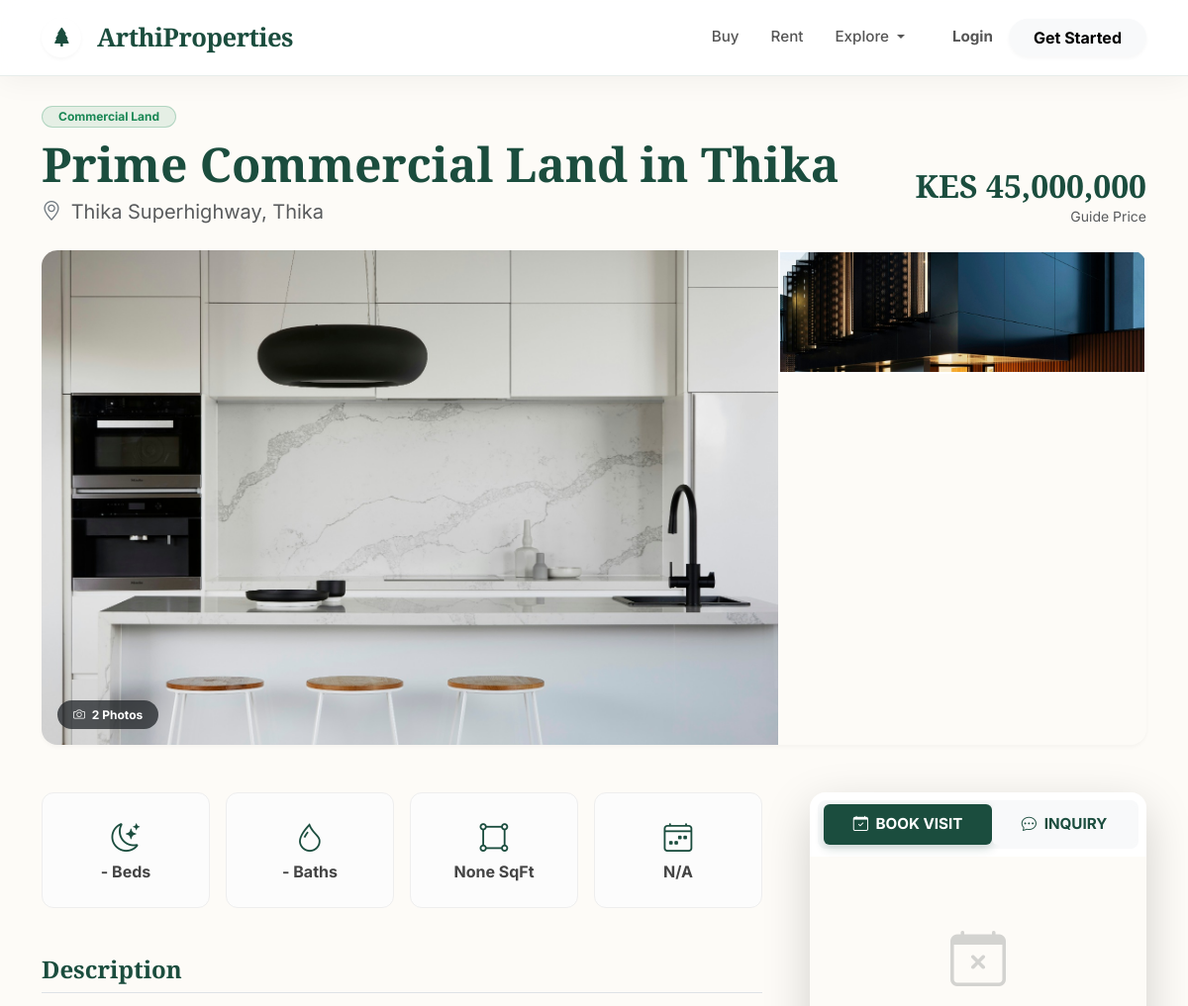
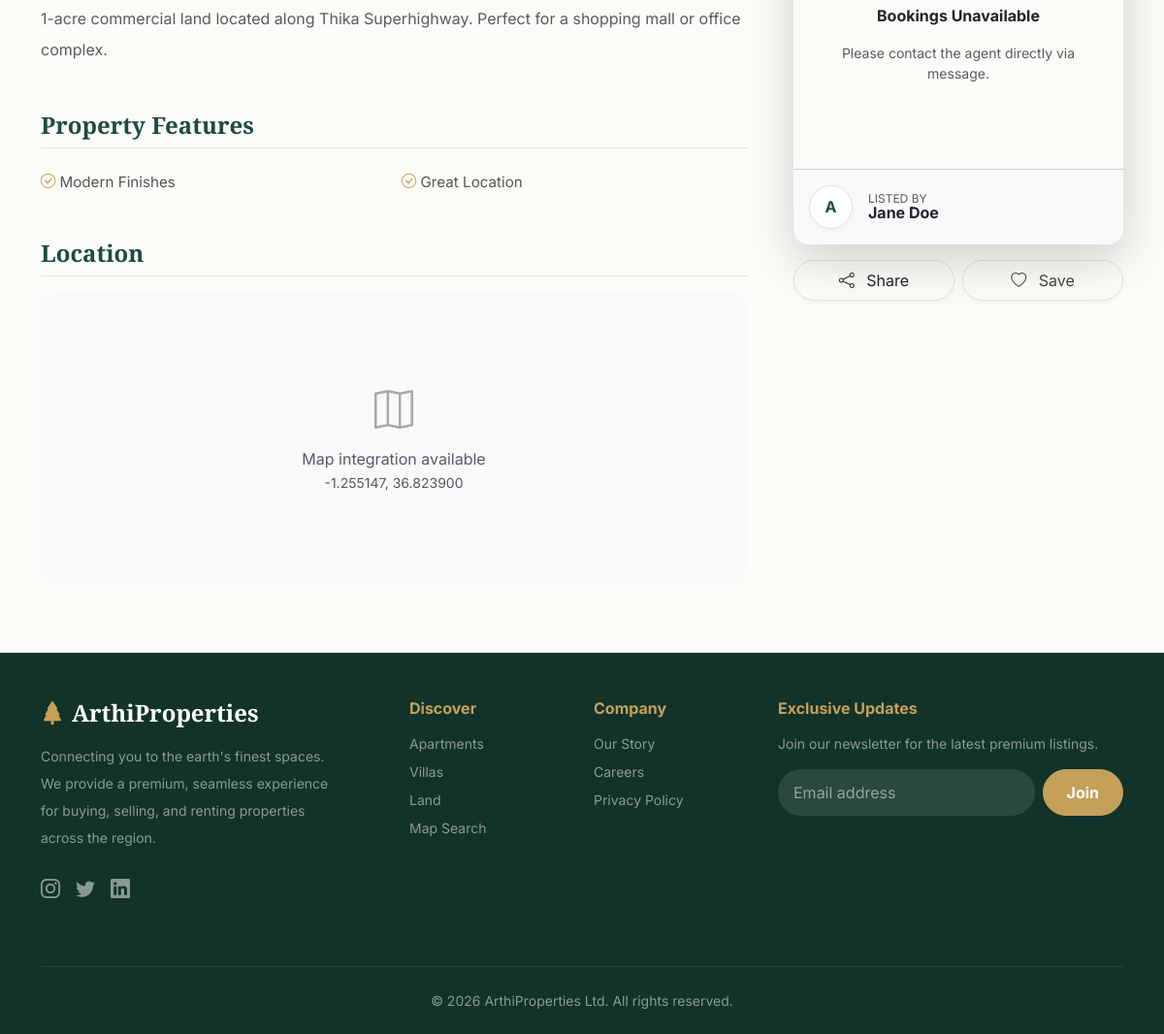
The page /property/3/ on the database its author committed (2 pictures, top to bottom).
### listings/models.py (models this page shows, shortened)
class Property(TimeStampedModel):
    PROPERTY_TYPES = [
        ('apartment', 'Apartment'), ('house', 'House'), ('villa', 'Villa'),
        ('commercial', 'Commercial'), ('land', 'Land'), ('commercial_land', 'Commercial Land'),
        ('bungalow', 'Bungalow'), ('office', 'Office Space'),
    ]
    STATUS_CHOICES = [
        ('available', 'Available'), ('rented', 'Rented'),
        ('sold', 'Sold'), ('pending', 'Pending'),
    ]
    LISTING_TYPE = [
        ('sale', 'For Sale'), ('rent', 'For Rent'), ('lease', 'For Lease'),
    ]
    title = models.CharField(max_length=200)
    description = models.TextField()
    property_type = models.CharField(max_length=50, choices=PROPERTY_TYPES)
    listing_type = models.CharField(max_length=10, choices=LISTING_TYPE, default='sale') # Fixed
    status = models.CharField(max_length=20, choices=STATUS_CHOICES, default='available')
    price = models.DecimalField(max_digits=12, decimal_places=2)
    currency = models.CharField(max_length=3, default='KES')
    price_negotiable = models.BooleanField(default=False)
    address = models.CharField(max_length=300)
    city = models.CharField(max_length=100, db_index=True)
    state = models.CharField(max_length=100)
    country = models.CharField(max_length=100, default='Kenya')
    zipcode = models.CharField(max_length=20, blank=True, null=True) # Fixed
    latitude = models.DecimalField(max_digits=9, decimal_places=6, blank=True, null=True)
    longitude = models.DecimalField(max_digits=9, decimal_places=6, blank=True, null=True)
    bedrooms = models.IntegerField(blank=True, null=True)
    bathrooms = models.DecimalField(max_digits=3, decimal_places=1, blank=True, null=True)
    area_sqft = models.DecimalField(max_digits=10, decimal_places=2, blank=True, null=True)
    year_built = models.IntegerField(blank=True, null=True)
    land_size_acres = models.DecimalField(max_digits=10, decimal_places=4, blank=True, null=True)
    zoning_type = models.CharField(max_length=100, blank=True, null=True) # Fixed
    has_parking = models.BooleanField(default=False)
    parking_spaces = models.IntegerField(default=0) # Fixed
    has_swimming_pool = models.BooleanField(default=False)
    has_garden = models.BooleanField(default=False)
    has_security = models.BooleanField(default=False)
    has_elevator = models.BooleanField(default=False) # Fixed
    has_gym = models.BooleanField(default=False) # Fixed
    has_air_conditioning = models.BooleanField(default=False) # Fixed
    has_road_access = models.BooleanField(default=False) # Fixed
    has_electricity = models.BooleanField(default=False) # Fixed
    has_water_connection = models.BooleanField(default=False) # Fixed
    is_waterfront = models.BooleanField(default=False) # Fixed
    owner = models.ForeignKey(User, on_delete=models.CASCADE, related_name='owned_properties')
    agent = models.ForeignKey('booking.Agent', on_delete=models.SET_NULL, null=True, blank=True)
    class Meta:
        ordering = ['-created_at']
        verbose_name_plural = "Properties"

class PropertyImage(TimeStampedModel):
    property = models.ForeignKey(Property, on_delete=models.CASCADE, related_name='images')
    image = models.ImageField(upload_to='properties/%Y/%m/%d/')
    is_primary = models.BooleanField(default=False)
    caption = models.CharField(max_length=200, blank=True)
    image_type = models.CharField(max_length=50, default='exterior')

### listings/views.py (the view)
# urls.py: path('property/<int:pk>/', views.property_detail, name='property_detail'),
def property_detail(request, pk):
    property_obj = get_object_or_404(
        Property.objects.select_related('owner').prefetch_related('images'),
        pk=pk
    )
    session_key = f'viewed_property_{pk}'
    if not request.session.get(session_key, False):
        request.session[session_key] = True
    if request.method == 'POST' and 'submit_inquiry' in request.POST:
        inquiry_form = InquiryForm(request.POST)
        if inquiry_form.is_valid():
            inquiry = inquiry_form.save(commit=False)
            inquiry.property = property_obj
            if request.user.is_authenticated:
                inquiry.user = request.user
            inquiry.save()
            messages.success(request, 'Inquiry sent successfully!')
            return redirect('property_detail', pk=pk)
    else:
        initial = {}
        if request.user.is_authenticated:
            initial = {'inquirer_name': request.user.get_full_name(), 'inquirer_email': request.user.email}
        inquiry_form = InquiryForm(initial=initial)
    booking_form = BookingForm()
    suggested_slots = []
    booking_enabled = hasattr(property_obj, 'booking_settings') and property_obj.booking_settings.is_active
    if booking_enabled:
        suggested_slots = property_obj.booking_settings.get_available_slots()
    is_favorited = False
    if request.user.is_authenticated:
        is_favorited = Favorite.objects.filter(user=request.user, property=property_obj).exists()
    context = {
        'property': property_obj,
        'inquiry_form': inquiry_form,
        'booking_form': booking_form,
        'booking_enabled': booking_enabled,
        'suggested_slots': suggested_slots[:4],
        'is_favorited': is_favorited,
        'similar_properties': Property.objects.filter(city=property_obj.city).exclude(pk=pk)[:3]
    }
    return render(request, 'properties/property_detail.html', context)

### listings/templates/properties/property_detail.html (shortened to what this page needs)
{% extends 'properties/base.html' %}
{% load static %}
{% load humanize %}
{% block content %}
<div class="container py-4">
    <div class="d-flex justify-content-between align-items-end mb-4">
        <div>
            <span class="badge bg-success bg-opacity-10 text-success border border-success border-opacity-25 rounded-pill px-3 mb-2">
                {{ property.get_property_type_display }}
            </span>
            <h1 class="display-5 fw-bold mb-1" style="font-family: var(--font-heading);">{{ property.title }}</h1>
            <p class="text-muted fs-5 mb-0">
                <i class="bi bi-geo-alt text-secondary me-1"></i> {{ property.address }}, {{ property.city }}
            </p>
        </div>
        <div class="text-end d-none d-md-block">
            <h2 class="fw-bold mb-0" style="color: var(--brand-primary);">
                {{ property.currency }} {{ property.price|floatformat:0|intcomma }}
            </h2>
            <p class="small text-muted mb-0">
                {% if property.status == 'rented' %} / Month {% else %} Guide Price {% endif %}
            </p>
        </div>
    </div>
    <div class="row g-0 hero-gallery mb-5 shadow-sm">
        <div class="col-md-8 h-100 position-relative">
            {% if property.images.first %}
                <img src="{{ property.images.first.image.url }}" class="hero-img-main" alt="{{ property.title }}">
                <span class="badge bg-dark bg-opacity-75 position-absolute bottom-0 start-0 m-3 px-3 py-2 rounded-pill">
                    <i class="bi bi-camera me-1"></i> {{ property.images.count }} Photos
                </span>
            {% else %}
                <div class="bg-secondary h-100 w-100 d-flex align-items-center justify-content-center text-white">
                    <i class="bi bi-image display-1 opacity-50"></i>
                </div>
            {% endif %}
        </div>
        <div class="col-md-4 h-100 d-none d-md-block">
            <div class="d-flex flex-column h-100">
                {% for img in property.images.all|slice:"1:3" %}
                    <div class="position-relative h-50">
                        <img src="{{ img.image.url }}" class="hero-img-sub" alt="View">
                    </div>
                {% empty %}
                    <div class="h-100 bg-light d-flex align-items-center justify-content-center text-muted border border-white">
                        <small>Gallery coming soon</small>
                    </div>
                {% endfor %}
            </div>
        </div>
    </div>
    <div class="row g-5">
        <div class="col-lg-8">
            <div class="row g-3 mb-5">
                <div class="col-6 col-md-3">
                    <div class="feature-box">
                        <i class="bi bi-moon-stars feature-icon"></i>
                        <div class="fw-bold">{{ property.bedrooms|default:"-" }} Beds</div>
                    </div>
                </div>
                <div class="col-6 col-md-3">
                    <div class="feature-box">
                        <i class="bi bi-droplet feature-icon"></i>
                        <div class="fw-bold">{{ property.bathrooms|default:"-" }} Baths</div>
                    </div>
                </div>
                <div class="col-6 col-md-3">
                    <div class="feature-box">
                        <i class="bi bi-bounding-box-circles feature-icon"></i>
                        <div class="fw-bold">{{ property.area_sqft|intcomma|default:"-" }} SqFt</div>
                    </div>
                </div>
                <div class="col-6 col-md-3">
                    <div class="feature-box">
                        <i class="bi bi-calendar4-week feature-icon"></i>
                        <div class="fw-bold">{{ property.year_built|default:"N/A" }}</div>
                    </div>
                </div>
            </div>
            <div class="mb-5">
                <h4 class="fw-bold mb-3 font-heading border-bottom pb-2">Description</h4>
                <div class="text-muted lh-lg">
                    {{ property.description|linebreaks }}
                </div>
            </div>
            <div class="mb-5">
                <h4 class="fw-bold mb-4 font-heading border-bottom pb-2">Property Features</h4>
                <div class="row g-3">
                    <div class="col-md-6 amenity-item"><i class="bi bi-check-circle"></i> Modern Finishes</div>
                    <div class="col-md-6 amenity-item"><i class="bi bi-check-circle"></i> Great Location</div>
                </div>
            </div>
            <div class="mb-5">
                <h4 class="fw-bold mb-3 font-heading border-bottom pb-2">Location</h4>
                <div class="bg-light rounded-4 d-flex align-items-center justify-content-center text-muted" style="height: 300px;">
                    <div class="text-center">
                        <i class="bi bi-map fs-1 opacity-50"></i>
                        <p class="mt-2 mb-0">Map integration available</p>
                        <small>{{ property.latitude }}, {{ property.longitude }}</small>
                    </div>
                </div>
            </div>
        </div>
        <div class="col-lg-4">
            <div class="sticky-sidebar">
                <div class="card border-0 shadow-lg rounded-4 overflow-hidden mb-3">
                    <div class="card-header bg-white p-2 border-0">
                        <ul class="nav nav-pills nav-fill bg-light rounded-3 p-1" role="tablist">
                            <li class="nav-item">
                                <button class="nav-link active fw-bold small text-uppercase" data-bs-toggle="pill" data-bs-target="#tab-book">
                                    <i class="bi bi-calendar-check me-1"></i> Book Visit
                                </button>
                            </li>
                            <li class="nav-item">
                                <button class="nav-link fw-bold small text-uppercase" data-bs-toggle="pill" data-bs-target="#tab-message">
                                    <i class="bi bi-chat-dots me-1"></i> Inquiry
                                </button>
                            </li>
                        </ul>
                    </div>
                    <div class="card-body p-4">
                        <div class="tab-content">
                            <div class="tab-pane fade show active" id="tab-book">
                                {% if booking_enabled %}
                                    <div class="text-center mb-4">
                                        <h5 class="fw-bold mb-1">Schedule a Tour</h5>
                                        <p class="text-muted small">Select a date to view this property.</p>
                                    </div>
                                    <form action="{% url 'create_booking' property.pk %}" method="post">
                                        {% csrf_token %}
                                        <div class="mb-3">
                                            <label class="form-label small fw-bold text-muted">Preferred Date & Time</label>
                                            {{ booking_form.start_datetime }}
                                            </div>
                                        {% if suggested_slots %}
                                            <div class="mb-3">
                                                <small class="d-block text-muted small mb-2">Next Available:</small>
                                                <div class="d-flex flex-wrap gap-2">
                                                    {% for slot in suggested_slots %}
                                                        <span class="badge bg-light text-dark border">{{ slot|date:"D, H:i" }}</span>
                                                    {% endfor %}
                                                </div>
                                            </div>
                                        {% endif %}
                                        <button type="submit" class="btn btn-primary w-100 rounded-pill py-3 fw-bold shadow-sm">
                                            Request Booking
                                        </button>
                                    </form>
                                {% else %}
                                    <div class="text-center py-5">
                                        <i class="bi bi-calendar-x display-4 text-muted opacity-25"></i>
                                        <p class="mt-3 fw-bold">Bookings Unavailable</p>
                                        <p class="small text-muted">Please contact the agent directly via message.</p>
                                    </div>
                                {% endif %}
                            </div>
                        </div>
                    </div>
                    <div class="card-footer bg-light p-3 d-flex align-items-center gap-3">
                        <div class="bg-white border rounded-circle d-flex align-items-center justify-content-center text-primary fw-bold shadow-sm" style="width: 45px; height: 45px;">
                            {{ property.owner.username|slice:":1"|upper }}
                        </div>
                        <div class="lh-1">
                            <small class="text-muted d-block" style="font-size: 0.75rem;">LISTED BY</small>
                            <span class="fw-bold text-dark">{{ property.owner.get_full_name|default:property.owner.username }}</span>
                        </div>
                    </div>
                </div>
                <div class="d-flex gap-2">
                    <button class="btn btn-white border w-100 rounded-pill shadow-sm py-2 hover-primary" onclick="shareProperty()">
                        <i class="bi bi-share me-2"></i> Share
                    </button>
                    <button class="btn btn-white border w-100 rounded-pill shadow-sm py-2 hover-danger"
                            data-pk="{{ property.pk }}"
                            onclick="toggleFavorite(this)"
                            style="color: {% if is_favorited %}#dc3545{% else %}#444{% endif %};">
                        <i class="bi {% if is_favorited %}bi-heart-fill{% else %}bi-heart{% endif %} me-2"></i> Save
                    </button>
                </div>
            </div>
        </div>
    </div>
</div>
{% endblock %}

### rows shown on the page
Property: property_type "Commercial Land", title "Prime Commercial Land in Thika", address "Thika Superhighway", city "Thika", currency "KES", price "45,000,000", images.first.image (picture), images.count "2", bedrooms "-", bathrooms "-", area_sqft "None", year_built "N/A", description "1-acre commercial land located along Thika Superhighway. Perfect for a shopping mall or office complex.", latitude "-1.255147", longitude "36.823900", owner.username "A", owner.get_full_name "Jane Doe"
PropertyImage: image (picture)
